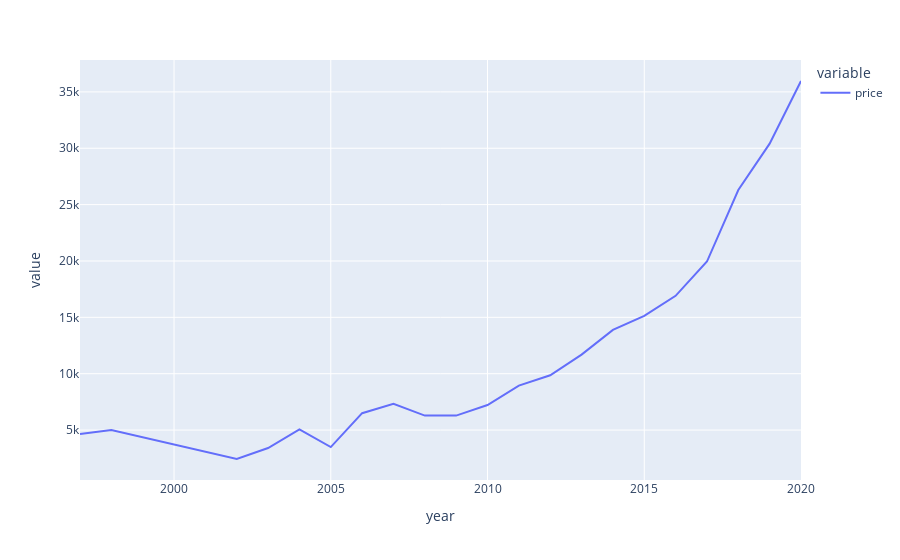

Here is the notebook cell this chart was saved with:
### Code cell
price_year = pd.DataFrame(car_df[['year','price']].groupby('year').mean())
px.line(price_year)

### Figure 1 — Plotly figure (JSON) as saved in the notebook; plotly's stock layout.template omitted (floating-point values rounded to 4 significant figures)
{"data": [{"hovertemplate": "variable=price<br>year=%{x}<br>value=%{y}<extra></extra>", "legendgroup": "price", "line": {"color": "#636efa", "dash": "solid"}, "mode": "lines", "name": "price", "orientation": "v", "showlegend": true, "type": "scatter", "x": [1997, 1998, 2002, 2003, 2004, 2005, 2006, 2007, 2008, 2009, 2010, 2011, 2012, 2013, 2014, 2015, 2016, 2017, 2018, 2019, 2020], "xaxis": "x", "y": [4650, 4999, 2433, 3408.0, 5054.0, 3491.0, 6499.0, 7325.0, 6281.0, 6282.0, 7224.0, 8945.0, 9861.0, 11690.0, 13890.0, 15130.0, 16910.0, 19950.0, 26300.0, 30410.0, 35970.0], "yaxis": "y"}], "layout": {"legend": {"title": {"text": "variable"}, "tracegroupgap": 0}, "margin": {"t": 60}, "xaxis": {"anchor": "y", "domain": [0, 1], "title": {"text": "year"}}, "yaxis": {"anchor": "x", "domain": [0, 1], "title": {"text": "value"}}}}
